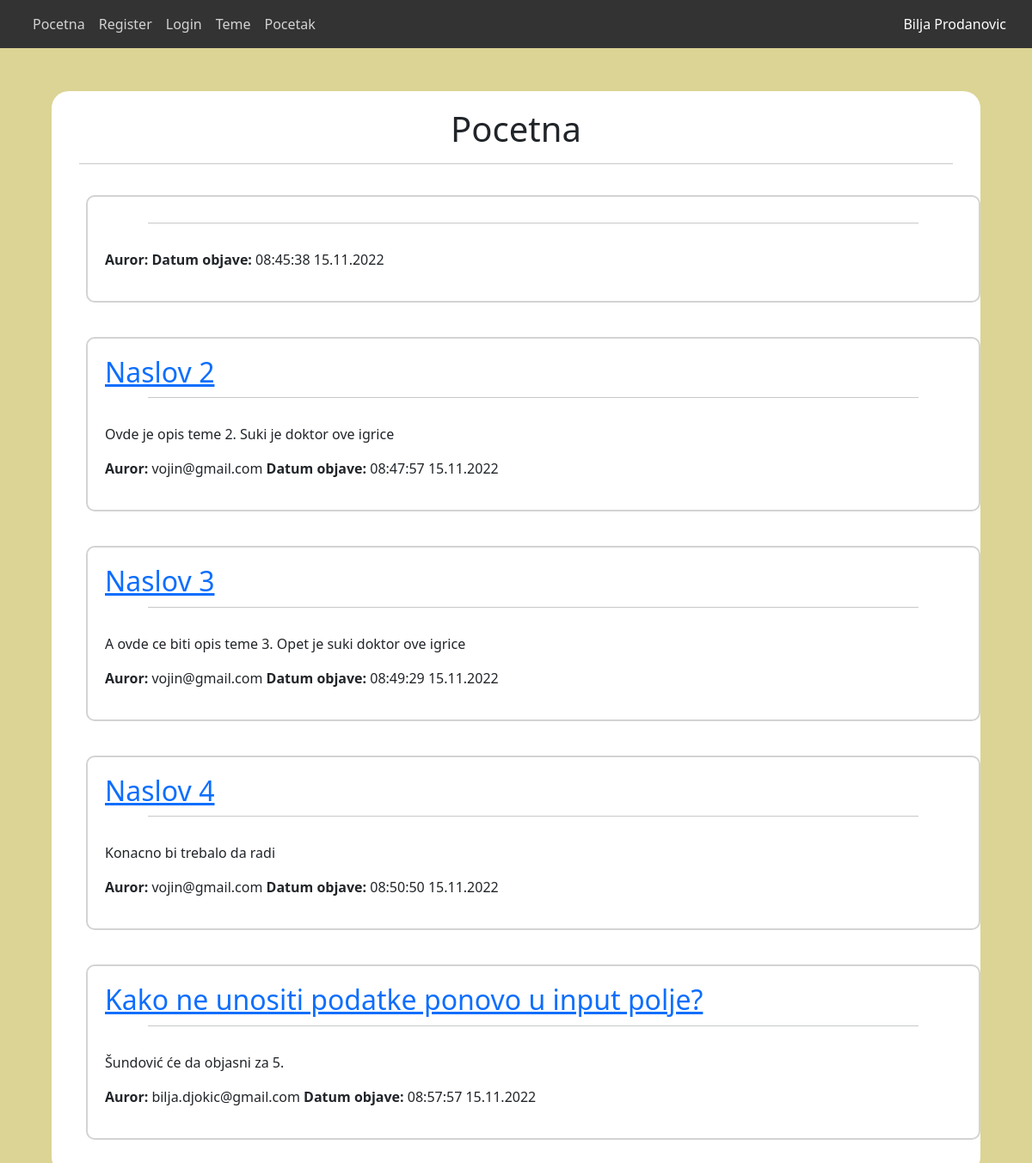
The app's page /zadaci/forum/index.php (signed in) with its own data.
### tables this page shows
CREATE TABLE `teme` (
  `id` int(11) NOT NULL,
  `naziv_teme` varchar(50) NOT NULL,
  `opis_teme` text NOT NULL,
  `datum_kreiranja` varchar(50) NOT NULL,
  `email` varchar(50) NOT NULL
);

### zadaci/forum/index.php (the view, shortened to what this page needs)
<!DOCTYPE html>
<html lang="en">
<head>
    <link rel="stylesheet" href="https://unpkg.com/aos@next/dist/aos.css" />
    <link href="https://cdn.jsdelivr.net/npm/bootstrap@5.2.2/dist/css/bootstrap.min.css" rel="stylesheet">
    <link rel="stylesheet" href="./layout/style.css">
</head>
<body>
    <header>
        <div class="container">
            <div class="row">
                <nav class="navbar navbar-expand-lg">
                    <div class="col-md-6">
                        <ul class="navbar-nav me-auto mb-2 mb-lg-0 ">
                            <li class="nav-item">
                                <a class="nav-link" href="index.php">Pocetna</a>
                            </li>
                            <li class="nav-item">
                                <a class="nav-link" href="./php/register.php">Register</a>
                            </li>
                            <li class="nav-item">
                                <a class="nav-link" href="./php/login.php">Login</a>
                            </li>
                            <li class="nav-item">
                                <a class="nav-link" href="./php/tema.php">Teme</a>
                            </li>
                            <li class="nav-item">
                                <a class="nav-link" href="../../index.php">Pocetak</a>
                            </li>
                        </ul>
                    </div>
                    <div class="col-md-6">
                        <a style="color: #fff" href="./php/logout.php"><?php echo $_SESSION['ime'] . " " . $_SESSION['prezime']; ?></a>
                    </div>
                </nav>
            </div>
        </div>
    </header>
    <section id="tema">
        <div class="container">
            <h1>Pocetna</h1>
            <hr>
            <div class="row">
                <?php
                require './php/konekcija.php';
                $i = 0;
                $sql = "SELECT * FROM teme";
                $res = mysqli_query($conn, $sql);
                if(mysqli_num_rows($res) > 0) {
                    while ($row = mysqli_fetch_assoc($res)) {
                        if($i < 3) {
                            echo '<div style="border: 2px solid #d3d3d3; border-radius: 10px; margin: 20px; padding: 20px;">';
                            echo  '<a href="./php/diskusija.php?id=' . $row['id'] . '"><h2>' . $row['naziv_teme'] . '</h2></a>';
                            echo '<hr style="width: 90%; margin: 10px auto 30px auto;">';
                            echo   '<p> ' . $row['opis_teme'] . ' </p>';
                            echo   '<p> <b>Auror:</b> ' . $row['email'] . ' <b>Datum objave: </b>' . $row['datum_kreiranja'] . ' </p>';
                            echo    '</div>';
                        }
                    }
                } else {
                    echo '<p>Nema tema za prikaz!</p>';
                }
                ?>
            </div>
        </div>
    </section>
</body>
</html>

### zadaci/forum/layout/style.css (style rules this page uses)
* { margin: 0; padding: 0; }
body { background-color: rgb(219, 212, 148); }
header { background-color: #333; }
header nav .col-md-6 ul li a { color: #d3d3d3; }
header nav .col-md-6 a { color: #d3d3d3; text-decoration: none; transition: .2s; float: right; }
section#tema { width: 90%; margin: 50px auto 0 auto; }
section#tema h1 { text-align: center; }
section#tema, section#forma .container { background-color: #fff; border-radius: 20px; padding: 20px; }

### records on screen
teme: datum_kreiranja "08:45:38 15.11.2022"
teme: naziv_teme "Naslov 2", opis_teme "Ovde je opis teme 2. Suki je doktor ove igrice", email "vojin@gmail.com", datum_kreiranja "08:47:57 15.11.2022"
teme: naziv_teme "Naslov 3", opis_teme "A ovde ce biti opis teme 3. Opet je suki doktor ove igrice", email "vojin@gmail.com", datum_kreiranja "08:49:29 15.11.2022"
teme: naziv_teme "Naslov 4", opis_teme "Konacno bi trebalo da radi", email "vojin@gmail.com", datum_kreiranja "08:50:50 15.11.2022"
teme: naziv_teme "Kako ne unositi podatke ponovo u input polje?", opis_teme "Šundović će da objasni za 5.", email "bilja.djokic@gmail.com", datum_kreiranja "08:57:57 15.11.2022"

### other values on screen
$_SESSION['ime'] "Bilja"
$_SESSION['prezime'] "Prodanovic"
